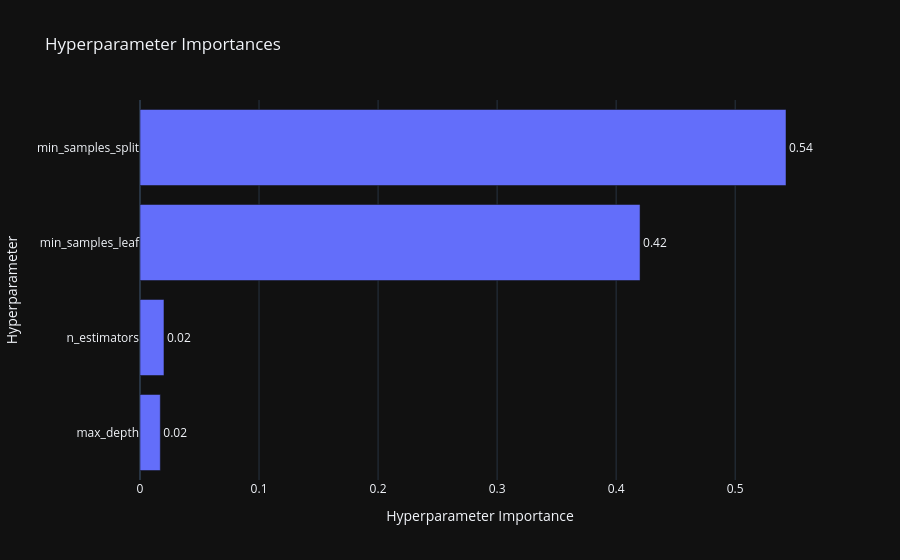

Notebook code for this chart:
### Code cell
optuna.visualization.plot_param_importances(study)

### Figure 1 — Plotly figure (JSON) as saved in the notebook; plotly's stock layout.template omitted (floating-point values rounded to 4 significant figures)
{"data": [{"cliponaxis": false, "hovertemplate": ["max_depth (IntDistribution): 0.01706537088451964<extra></extra>", "n_estimators (IntDistribution): 0.02014824042070249<extra></extra>", "min_samples_leaf (IntDistribution): 0.4200903878678257<extra></extra>", "min_samples_split (IntDistribution): 0.5426960008269522<extra></extra>"], "name": "Objective Value", "orientation": "h", "text": ["0.02", "0.02", "0.42", "0.54"], "textposition": "outside", "x": [0.01707, 0.02015, 0.4201, 0.5427], "y": ["max_depth", "n_estimators", "min_samples_leaf", "min_samples_split"], "type": "bar"}], "layout": {"title": {"text": "Hyperparameter Importances"}, "xaxis": {"title": {"text": "Hyperparameter Importance"}}, "yaxis": {"title": {"text": "Hyperparameter"}}}}
